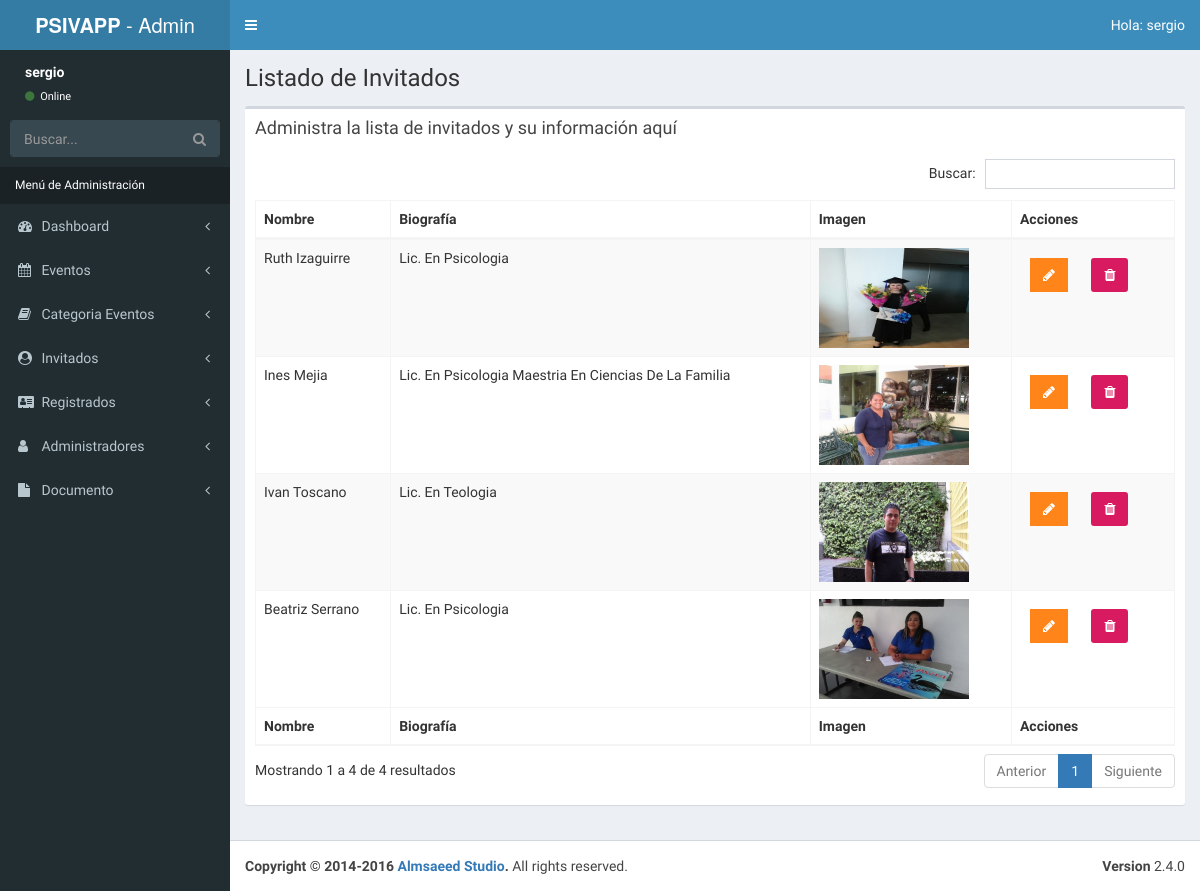
/admin/lista-invitados.php (signed in), run on an earlier commit of the app's database.
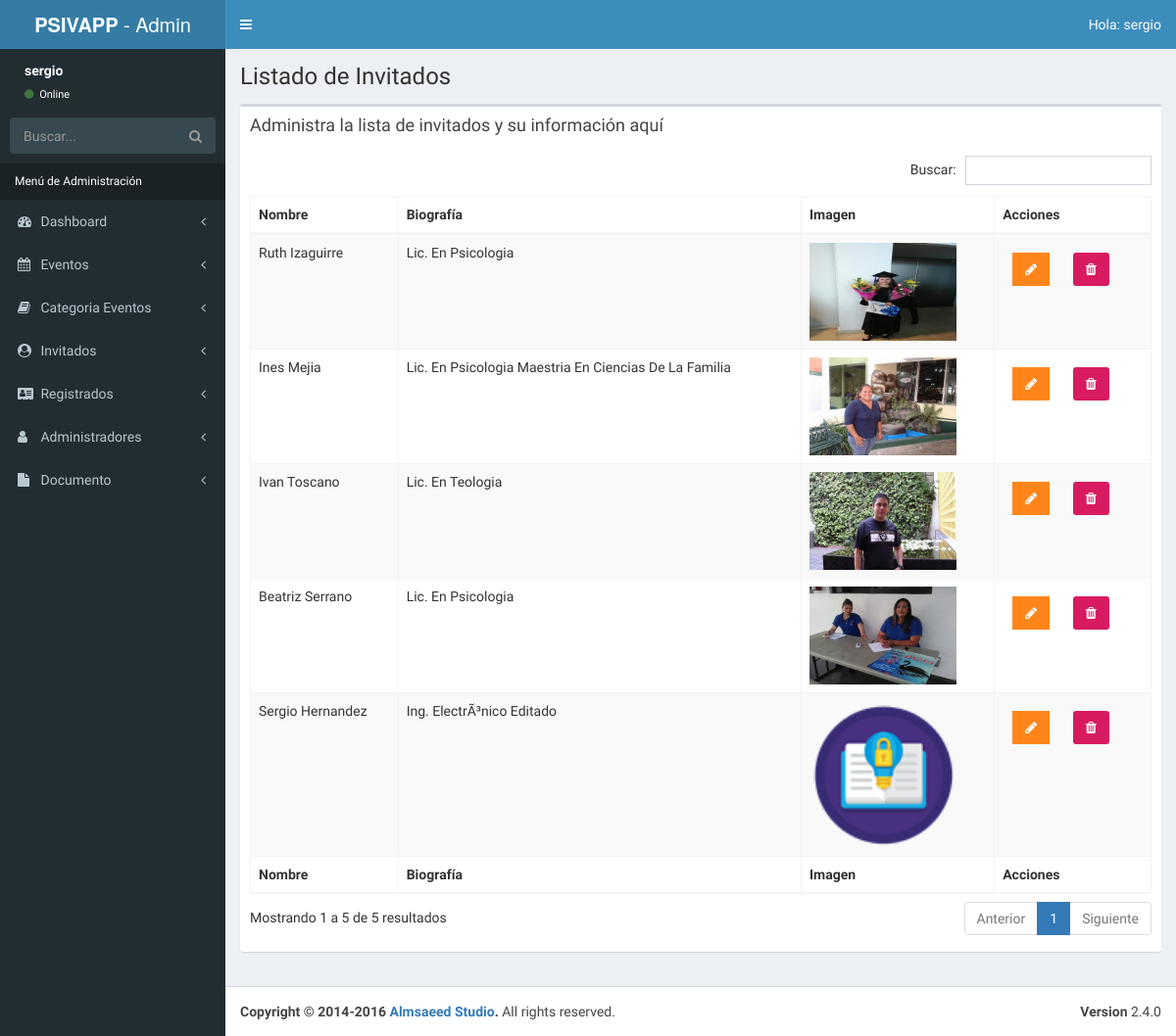
And on a later commit of the database.
### tables this page shows
CREATE TABLE `invitados` (
  `invitado_id` tinyint(4) NOT NULL AUTO_INCREMENT,
  `nombre_invitado` varchar(30) NOT NULL,
  `apellido_invitado` varchar(30) NOT NULL,
  `descripcion` text NOT NULL,
  `url_imagen` varchar(50) NOT NULL,
  PRIMARY KEY (`invitado_id`)
);

### admin/lista-invitados.php (the view, shortened to what this page needs)
<?php
        include_once 'funciones/funciones.php';
        include_once 'templates/header.php';
        include_once 'templates/barra.php';
        include_once 'templates/navegacion.php';
?>
  <div class="content-wrapper">
    <section class="content-header">
          <h1>
            Listado de Invitados
          </h1>
    </section>
    <section class="content">
      <div class="row">
        <div class="col-xs-12">
          <div class="box">
            <div class="box-header">
              <h3 class="box-title">Administra la lista de invitados y su información aquí</h3>
            </div>
            <div class="box-body">
              <table id="registros" class="table table-bordered table-striped">
                <thead>
                <tr>
                  <th>Nombre</th>
                  <th>Biografía</th>
                  <th>Imagen</th>
                  <th>Acciones</th>
                </tr>
                </thead>
                <tbody>
                        <?php
                            try {
                                $sql = "SELECT * FROM invitados";
                                $resultado = $conn->query($sql);
                            } catch (Exception $e) {
                                $error = $e->getMessage();
                                echo $error;
                            }
                            while($invitado = $resultado->fetch_assoc() ) { ?>
                                <tr>
                                    <td><?php echo $invitado['nombre_invitado'] . " " . $invitado['apellido_invitado'];  ?></td>
                                    <td><?php echo $invitado['descripcion']; ?></td>
                                    <td><img src="../img/invitados/<?php echo $invitado['url_imagen']; ?>" width="150"></td>
                                    <td>
                                        <a href="editar-invitado.php?id=<?php echo $invitado['invitado_id'] ?>" class="btn bg-orange btn-flat margin">
                                            <i class="fa fa-pencil"></i>
                                        </a>
                                        <a href="#" data-id="<?php echo $invitado['invitado_id'] ?>" data-tipo="invitado" class="btn bg-maroon bnt-flat margin borrar_registro">
                                            <i class="fa fa-trash"></i>
                                        </a>
                                    </td>
                                </tr>
                            <?php }  ?>
                </tbody>
                <tfoot>
                <tr>
                    <th>Nombre</th>
                    <th>Biografía</th>
                    <th>Imagen</th>
                    <th>Acciones</th>
                </tr>
                </tfoot>
              </table>
            </div>
          </div>
        </div>
      </div>
    </section>
  </div>
  <?php
          include_once 'templates/footer.php';
  ?>

### admin/templates/header.php (shortened to what this page needs)
<!DOCTYPE html>
<html>
<head>
  <link rel="stylesheet" href="css/bootstrap.min.css">
  <link rel="stylesheet" href="css/font-awesome.min.css">
  <link rel="stylesheet" href="css/ionicons.min.css">
  <link rel="stylesheet" href="css/dataTables.bootstrap.min.css">
  <link rel="stylesheet" href="css/bootstrap-datepicker.min.css">
  <link rel="stylesheet" href="css/select2.min.css">
  <link rel="stylesheet" href="css/bootstrap-timepicker.min.css">
  <link rel="stylesheet" href="css/fontawesome-iconpicker.min.css">
  <link rel="stylesheet" href="css/AdminLTE.min.css">
  <link rel="stylesheet" href="css/skins/_all-skins.min.css">
  <link rel="stylesheet" href="css/icheck.css">
  <link rel="stylesheet" href="css/sweetalert2.min.css">
  <link rel="stylesheet" href="css/morris.css">
  <link rel="stylesheet" href="css/admin.css">
</head>

### admin/templates/barra.php (shortened to what this page needs)
<body class="hold-transition skin-blue sidebar-mini">
<div class="wrapper">
  <header class="main-header">
    <a href="../index.php" class="logo">
      <span class="logo-lg"><b>PSIVAPP</b> - Admin</span>
    </a>
    <nav class="navbar navbar-static-top">
      <a href="#" class="sidebar-toggle" data-toggle="push-menu" role="button">
      </a>
      <div class="navbar-custom-menu">
        <ul class="nav navbar-nav">
          <li class="dropdown user user-menu">
            <a href="#" class="dropdown-toggle" data-toggle="dropdown">
              <span class="hidden-xs">Hola: <?php echo $_SESSION['nombre']; ?></span>
            </a>
          </li>
        </ul>
      </div>
    </nav>
  </header>

### admin/templates/navegacion.php (shortened to what this page needs)
<aside class="main-sidebar">
  <section class="sidebar">
    <div class="user-panel">
      <div class=" info">
        <p><?php echo $_SESSION['nombre']; ?></p>
        <a href="#"><i class="fa fa-circle text-success"></i> Online</a>
      </div>
    </div>
    <form action="#" method="get" class="sidebar-form">
      <div class="input-group">
        <input type="text" name="q" class="form-control" placeholder="Buscar...">
        <span class="input-group-btn">
              <button type="submit" name="search" id="search-btn" class="btn btn-flat"><i class="fa fa-search"></i>
              </button>
            </span>
      </div>
    </form>
    <ul class="sidebar-menu" data-widget="tree">
      <li class="header">Menú de Administración</li>
      <li class="treeview">
        <a href="#">
          <i class="fa fa-dashboard"></i> <span>Dashboard</span>
          <span class="pull-right-container">
            <i class="fa fa-angle-left pull-right"></i>
          </span>
        </a>
      </li>
      <li class="treeview">
        <a href="#">
          <i class="fa fa-calendar"></i>
          <span>Eventos</span>
          <span class="pull-right-container">
            <i class="fa fa-angle-left pull-right"></i>
          </span>
        </a>
      </li>
      <li class="treeview">
        <a href="#">
          <i class="fa fa-book" aria-hidden="true"></i>
          <span>Categoria Eventos</span>
          <span class="pull-right-container">
            <i class="fa fa-angle-left pull-right"></i>
          </span>
        </a>
      </li>
      <li class="treeview">
        <a href="#">
          <i class="fa fa-user-circle" aria-hidden="true"></i>
          <span>Invitados</span>
          <span class="pull-right-container">
            <i class="fa fa-angle-left pull-right"></i>
          </span>
        </a>
      </li>
      <li class="treeview">
        <a href="#">
          <i class="fa fa-address-card" aria-hidden="true"></i>
          <span>Registrados</span>
          <span class="pull-right-container">
            <i class="fa fa-angle-left pull-right"></i>
          </span>
        </a>
      </li>
      <?php if($_SESSION['nivel'] == 1): ?>
      <li class="treeview">
        <a href="#">
          <i class="fa fa-user" aria-hidden="true"></i>
          <span>Administradores</span>
          <span class="pull-right-container">
            <i class="fa fa-angle-left pull-right"></i>
          </span>
        </a>
      </li>
    <?php endif; ?>
      <li class="treeview">
        <a href="#">
          <i class="fa fa-file" aria-hidden="true"></i>
          <span>Documento</span>
          <span class="pull-right-container">
            <i class="fa fa-angle-left pull-right"></i>
          </span>
        </a>
      </li>
    </ul>
  </section>
</aside>

### admin/templates/footer.php (shortened to what this page needs)
<footer class="main-footer">
  <div class="pull-right hidden-xs">
    <b>Version</b> 2.4.0
  </div>
  <strong>Copyright &copy; 2014-2016 <a href="https://adminlte.io">Almsaeed Studio</a>.</strong> All rights
  reserved.
</footer>
</div>
</body>
</html>

### admin/css/admin.css (style rules this page uses)
.user-panel { height: 60px; }
.user-panel>.info { position: relative; left:auto; }
.skin-blue .sidebar-menu>li.header { color: white; }

What changed in the data, as far as the page shows it:
added invitados: nombre_invitado "Sergio", apellido_invitado "Hernandez", descripcion "Ing. ElectrÃ³nico Editado", url_imagen (picture)
Also different on the page:
text written by a page script: "Buscar: Mostrando 1 a 4 de 4 resultados Anterior 1 Siguiente" → "Buscar: Mostrando 1 a 5 de 5 resultados Anterior 1 Siguiente"
